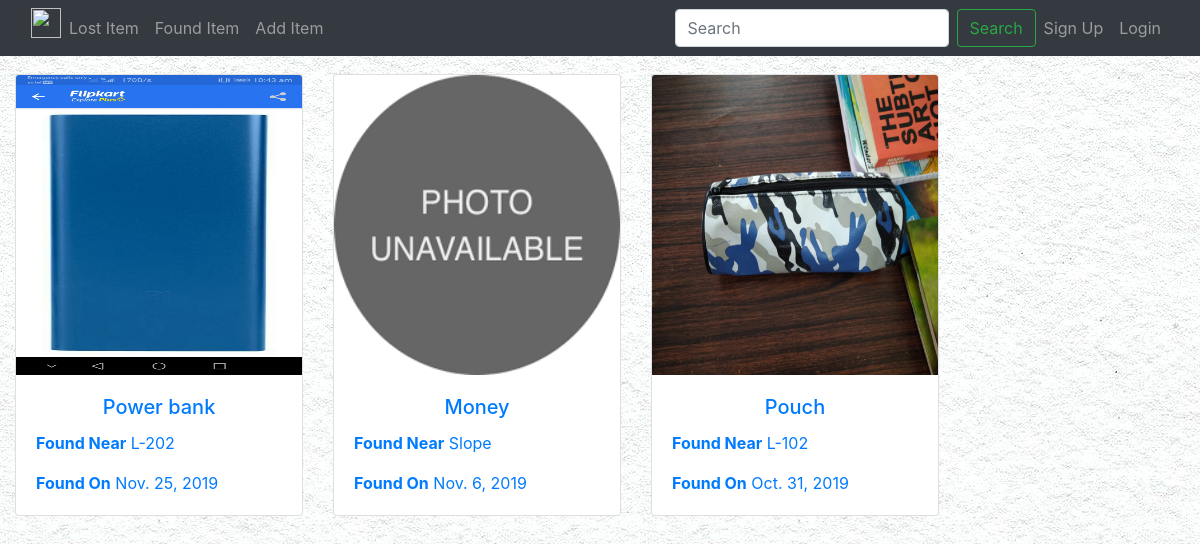
Page /found/ on the committed database.
### item/models.py (models this page shows)
class item(models.Model):
    user = models.ForeignKey(User, on_delete=models.CASCADE, related_name='items')
    item_name = models.CharField(max_length=128,null=False)
    item_image = models.ImageField(upload_to='item_image/',blank=True,null=True,default='/item_image/default.png')
    item_description = models.CharField(max_length=256,blank=False)
    item_date = models.DateField()
    item_status_choices = (('L','LOST'),('F','FOUND'))
    item_status = models.CharField(max_length=1,choices=item_status_choices)
    item_last_place_seen = models.CharField(max_length=256,blank=False)

### LOST_FOUND/views.py (the view)
# urls.py: path('found/', views.found,name='found'),
def found(request):
    it = item.objects.order_by('-item_date')
    context = {}
    query = ""
    if request.GET:
        query = request.GET['q']
        it = item.objects.filter(Q(item_name__icontains=query)|Q(item_description__icontains=query)).order_by('-item_date')
    context['it'] = it
    return render(request, 'found.html',context)

### templates/found.html
{% extends "base.html" %}
{% load static from staticfiles %}
{% block content %}
        <div class="container-fluid mt-4">
          <div class="row justify-content-left">
            {% for it in it.all %}
              {% if it.item_status == 'F' %}
                <div class="col-auto mb-3">
                  <div class="card" style="width: 18rem;">
                    <a href="{% url 'details' it.id %}">
                      <img src="{{ it.item_image.url }}" class="card-img-top" alt="Item Image" height="300">
                      <div class="card-body">
                        <h5 class="card-title" align="center">{{ it.item_name }}</h5>
                        <p class="card-text" id="item-card"><b>Found Near</b> {{ it.item_last_place_seen }}</p>
                        <p class="card-text" id="item-card"><b>Found On</b> {{ it.item_date }}</p>
                      </div>
                    </a>
                  </div>
                </div>
              {% endif %}
            {% endfor %}
          </div>
        </div>
{% endblock content%}

### LOST_FOUND/static/css/style.css (style rules this page uses)
body { background: white url("background.jpg"); padding-top: 50px; }

### rows in the picture
item: item_image (picture), item_name "Power bank", item_last_place_seen "L-202", item_date "Nov. 25, 2019"
item: item_image (placeholder picture), item_name "Money", item_last_place_seen "Slope", item_date "Nov. 6, 2019"
item: item_image (picture), item_name "Pouch", item_last_place_seen "L-102", item_date "Oct. 31, 2019"
